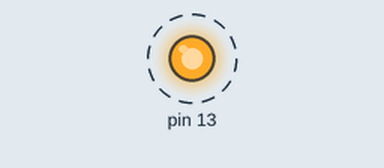
The sketch below on a simulated Arduino Uno, built with avr-gcc and run on an emulated ATmega328P. Parts: output pins drawn as LEDs (lit = HIGH). Dashed ring = blinking.

Above: at 0.4 s.
Timing chart, 0 to 3.0 s (numbered marks = the images above):
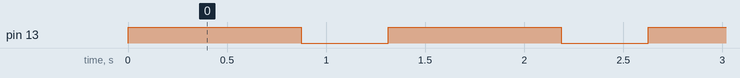

The sketch:

lesson-2.ino
```cpp
void setup() {
  // put your setup code here, to run once:

  // 32 = 00100000 sets PB5 as output
  // Replaces the pinMode which sets certain pins to either input or output
  DDRB = 32;
}

void loop() {
  // put your main code here, to run repeatedly:

  // PORTB is the section of the board where the specified pin belongs
  // We want to set the the fifth pin to on, therefore 32 = 00100000
  PORTB = 32;

  // Creates an artificial delay by setting
  // PORTB = 32 as long as i < the specified condition
  for (long i = 0; i < 2000000; i++) {
    PORTB = 32;
  }

  PORTB = 0;
  for (long i = 0; i < 1000000; i++) {
    PORTB = 0;
  }
}
```

Measured:
- by itself, pin 13: alternates HIGH for 0.88 s and LOW for 0.44 s
